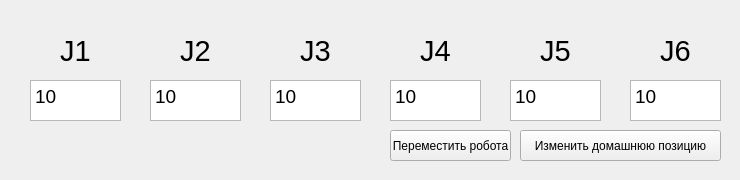
    <widget class="QWidget" name="tab_4">
     <attribute name="title">
      <string>Домашняя позиция</string>
     </attribute>
     <widget class="QWidget" name="widgetPTP_Home_2" native="true">
      <property name="enabled">
       <bool>true</bool>
      </property>
      <property name="geometry">
       <rect>
        <x>30</x>
        <y>20</y>
        <width>701</width>
        <height>151</height>
       </rect>
      </property>
      <widget class="QPlainTextEdit" name="J1_PTP_2">
       <property name="geometry">
        <rect>
         <x>0</x>
         <y>60</y>
         <width>91</width>
         <height>41</height>
        </rect>
       </property>
       <property name="font">
        <font>
         <pointsize>14</pointsize>
        </font>
       </property>
       <property name="plainText">
        <string>10</string>
       </property>
      </widget>
      <widget class="QPlainTextEdit" name="J5_PTP_2">
       <property name="geometry">
        <rect>
         <x>480</x>
         <y>60</y>
         <width>91</width>
         <height>41</height>
        </rect>
       </property>
       <property name="font">
        <font>
         <pointsize>14</pointsize>
        </font>
       </property>
       <property name="plainText">
        <string>10</string>
       </property>
      </widget>
      <widget class="QPlainTextEdit" name="J2_PTP_2">
       <property name="geometry">
        <rect>
         <x>120</x>
         <y>60</y>
         <width>91</width>
         <height>41</height>
        </rect>
       </property>
       <property name="font">
        <font>
         <pointsize>14</pointsize>
        </font>
       </property>
       <property name="plainText">
        <string>10</string>
       </property>
      </widget>
      <widget class="QPlainTextEdit" name="J3_PTP_2">
       <property name="geometry">
        <rect>
         <x>240</x>
         <y>60</y>
         <width>91</width>
         <height>41</height>
        </rect>
       </property>
       <property name="font">
        <font>
         <pointsize>14</pointsize>
        </font>
       </property>
       <property name="plainText">
        <string>10</string>
       </property>
      </widget>
      <widget class="QPlainTextEdit" name="J6_PTP_2">
       <property name="geometry">
        <rect>
         <x>600</x>
         <y>60</y>
         <width>91</width>
         <height>41</height>
        </rect>
       </property>
       <property name="font">
        <font>
         <pointsize>14</pointsize>
        </font>
       </property>
       <property name="plainText">
        <string>10</string>
       </property>
      </widget>
      <widget class="QPlainTextEdit" name="J4_PTP_2">
       <property name="geometry">
        <rect>
         <x>360</x>
         <y>60</y>
         <width>91</width>
         <height>41</height>
        </rect>
       </property>
       <property name="font">
        <font>
         <pointsize>14</pointsize>
        </font>
       </property>
       <property name="plainText">
        <string>10</string>
       </property>
      </widget>
      <widget class="QLabel" name="label_44">
       <property name="geometry">
        <rect>
         <x>30</x>
         <y>10</y>
         <width>55</width>
         <height>41</height>
        </rect>
       </property>
       <property name="font">
        <font>
         <pointsize>22</pointsize>
        </font>
       </property>
       <property name="layoutDirection">
        <enum>Qt::LeftToRight</enum>
       </property>
       <property name="text">
        <string>J1</string>
       </property>
      </widget>
      <widget class="QLabel" name="label_45">
       <property name="geometry">
        <rect>
         <x>630</x>
         <y>10</y>
         <width>55</width>
         <height>41</height>
        </rect>
       </property>
       <property name="font">
        <font>
         <pointsize>22</pointsize>
        </font>
       </property>
       <property name="layoutDirection">
        <enum>Qt::LeftToRight</enum>
       </property>
       <property name="text">
        <string>J6</string>
       </property>
      </widget>
      <widget class="QLabel" name="label_46">
       <property name="geometry">
        <rect>
         <x>510</x>
         <y>10</y>
         <width>55</width>
         <height>41</height>
        </rect>
       </property>
       <property name="font">
        <font>
         <pointsize>22</pointsize>
        </font>
       </property>
       <property name="layoutDirection">
        <enum>Qt::LeftToRight</enum>
       </property>
       <property name="text">
        <string>J5</string>
       </property>
      </widget>
      <widget class="QLabel" name="label_47">
       <property name="geometry">
        <rect>
         <x>390</x>
         <y>10</y>
         <width>55</width>
         <height>41</height>
        </rect>
       </property>
       <property name="font">
        <font>
         <pointsize>22</pointsize>
        </font>
       </property>
       <property name="layoutDirection">
        <enum>Qt::LeftToRight</enum>
       </property>
       <property name="text">
        <string>J4</string>
       </property>
      </widget>
      <widget class="QLabel" name="label_48">
       <property name="geometry">
        <rect>
         <x>270</x>
         <y>10</y>
         <width>55</width>
         <height>41</height>
        </rect>
       </property>
       <property name="font">
        <font>
         <pointsize>22</pointsize>
        </font>
       </property>
       <property name="layoutDirection">
        <enum>Qt::LeftToRight</enum>
       </property>
       <property name="text">
        <string>J3</string>
       </property>
      </widget>
      <widget class="QLabel" name="label_49">
       <property name="geometry">
        <rect>
         <x>150</x>
         <y>10</y>
         <width>55</width>
         <height>41</height>
        </rect>
       </property>
       <property name="font">
        <font>
         <pointsize>22</pointsize>
        </font>
       </property>
       <property name="layoutDirection">
        <enum>Qt::LeftToRight</enum>
       </property>
       <property name="text">
        <string>J2</string>
       </property>
      </widget>
      <widget class="QPushButton" name="ChangePosPTPhome">
       <property name="geometry">
        <rect>
         <x>490</x>
         <y>110</y>
         <width>201</width>
         <height>31</height>
        </rect>
       </property>
       <property name="text">
        <string>Изменить домашнюю позицию</string>
       </property>
      </widget>
      <widget class="QPushButton" name="ChangePosPTPhome_2">
       <property name="geometry">
        <rect>
         <x>360</x>
         <y>110</y>
         <width>121</width>
         <height>31</height>
        </rect>
       </property>
       <property name="text">
        <string>Переместить робота</string>
       </property>
      </widget>
     </widget>
    </widget>
